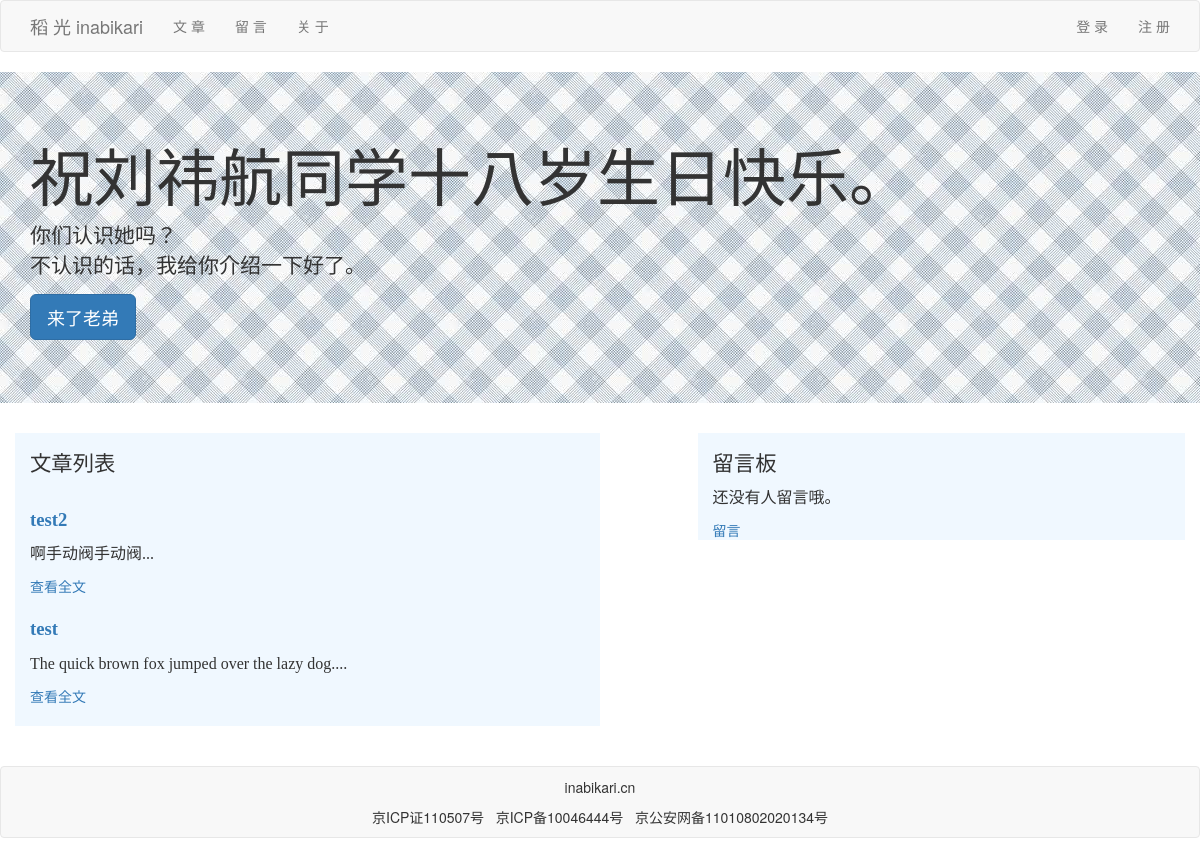
Before: / with the older database file.
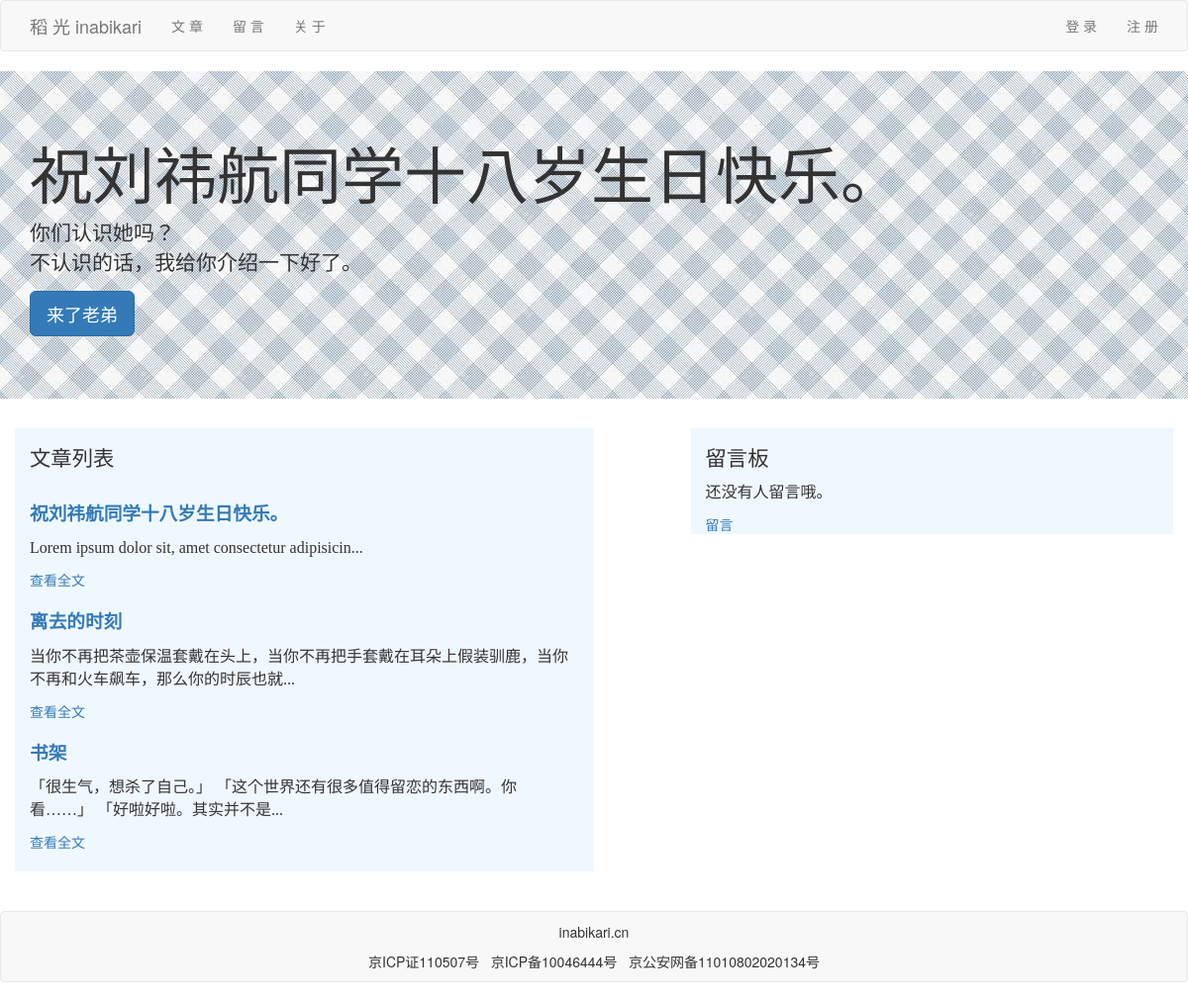
After: the same page with the newer database file.
### mainsite/models.py (models this page shows, shortened)
class Post(models.Model):
    title=models.CharField(max_length=200)
    slug=models.CharField(max_length=200)
    body=models.TextField()
    pub_date=models.DateTimeField(default=timezone.now)
    view_num=models.SmallIntegerField(default=0)
    like_num=models.SmallIntegerField(default=0)
    comment_list=models.TextField(default='')
    class Meta:
        ordering=('-pub_date',)

### mainsite/views.py (the view)
# urls.py: path('',homepage),
def homepage(request):
    posts=Post.objects.all()
    now=datetime.now()
    return render(request,'index.html',locals())

### templates/index.html (shortened to what this page needs)
{% extends 'base.html' %}
{% load static %}
{% block content %}
    <div class="jumbotron bg" style="background:url({% static 'images/junboBg.jpg' %}) repeat">
        <div class='container'>
            <h1>祝刘祎航同学十八岁生日快乐。</h1>
            <p>你们认识她吗？<br>不认识的话，我给你介绍一下好了。</p>
            <p><a class='btn btn-primary btn-lg' roll='button' href="/post/0219">来了老弟</a></p>
        </div>
    </div>
    <div class="container">
        <div class='row'>
                <div class="col-md-6" style="background-color: aliceblue;" >
                    <h1 style='font-family:等线;font-size: 16pt;'>文章列表</h1><br>
                    {% for post in posts %}
                        <p style="font-family:等线;font-size: 14pt;font-weight: bold;">
                            <a href="/post/{{post.slug}}">{{post.title}}</a>
                        </p>
                        <p style="font-family:等线;font-size: 12pt;">{{post.body|truncatechars:50}}...</p>
                        <a href="/post/{{post.slug}}">查看全文</a>
                        <br><br>
                    {% endfor %}
                </div>
                <div class="col-md-5 col-md-offset-1" style="background-color: aliceblue;">
                    <h1 style='font-family:等线;font-size: 16pt;'>留言板</h1>
                        <p style="font-family:等线;font-size: 12pt;">还没有人留言哦。</p>
                        <nobr><a href="#">留言</a></nobr>
                </div>
        </div>
    </div>
{% endblock %}

### templates/base.html (shortened to what this page needs)
<!DOCTYPE html>
<html>
    <head>
        <link href="https://cdn.staticfile.org/twitter-bootstrap/3.3.7/css/bootstrap.min.css" rel="stylesheet">
        {% load static %}
    </head>
    <body>
        {% include 'header.html' %}
        {% block content %}{% endblock %}
        <br><br>
        {% include 'footer.html' %}
    </body>
</html>

### templates/header.html
<nav class="navbar navbar-default">
  <div class='container'>
    <div class="navbar-header">
      <a class="navbar-brand" href="/">
        稻 光 inabikari
      </a>
    </div>
    <ul class="nav navbar-nav">
      <li><a href="/out_of_service/">文 章</a></li>
      <li><a href="/out_of_service/">留 言</a></li>
      <li><a href="/out_of_service/">关 于</a></li>
    </ul>
    <ul class="nav navbar-nav navbar-right">
      <li><a href="/out_of_service/">登 录</a></li>
      <li><a href="/out_of_service/">注 册</a></li>
    </ul>
  </div>
</nav>

### templates/footer.html
<nav class="navbar navbar-default">
    <div class='container'>
        <div style="text-align: center;margin-top: 10px;margin-bottom: 10px;">
            <p>inabikari.cn</p>
            <p>京ICP证110507号&nbsp;&nbsp;&nbsp;京ICP备10046444号&nbsp;&nbsp;&nbsp;京公安网备11010802020134号</p>
        </div>
</nav>

Changed rows visible on the page:
added Post: title "祝刘祎航同学十八岁生日快乐。", body "Lorem ipsum dolor sit, amet consectetur adipisicin"
changed Post: title "test2" → "离去的时刻"; body "啊手动阀手动阀" → "当你不再把茶壶保温套戴在头上，当你不再把手套戴在耳朵上假装驯鹿，当你不再和火车飙车，那么你的时辰也就"
changed Post: title "test" → "书架"; body "The quick brown fox jumped over the lazy dog." → "「很生气，想杀了自己。」 「这个世界还有很多值得留恋的东西啊。你看……」 「好啦好啦。其实并不是"
